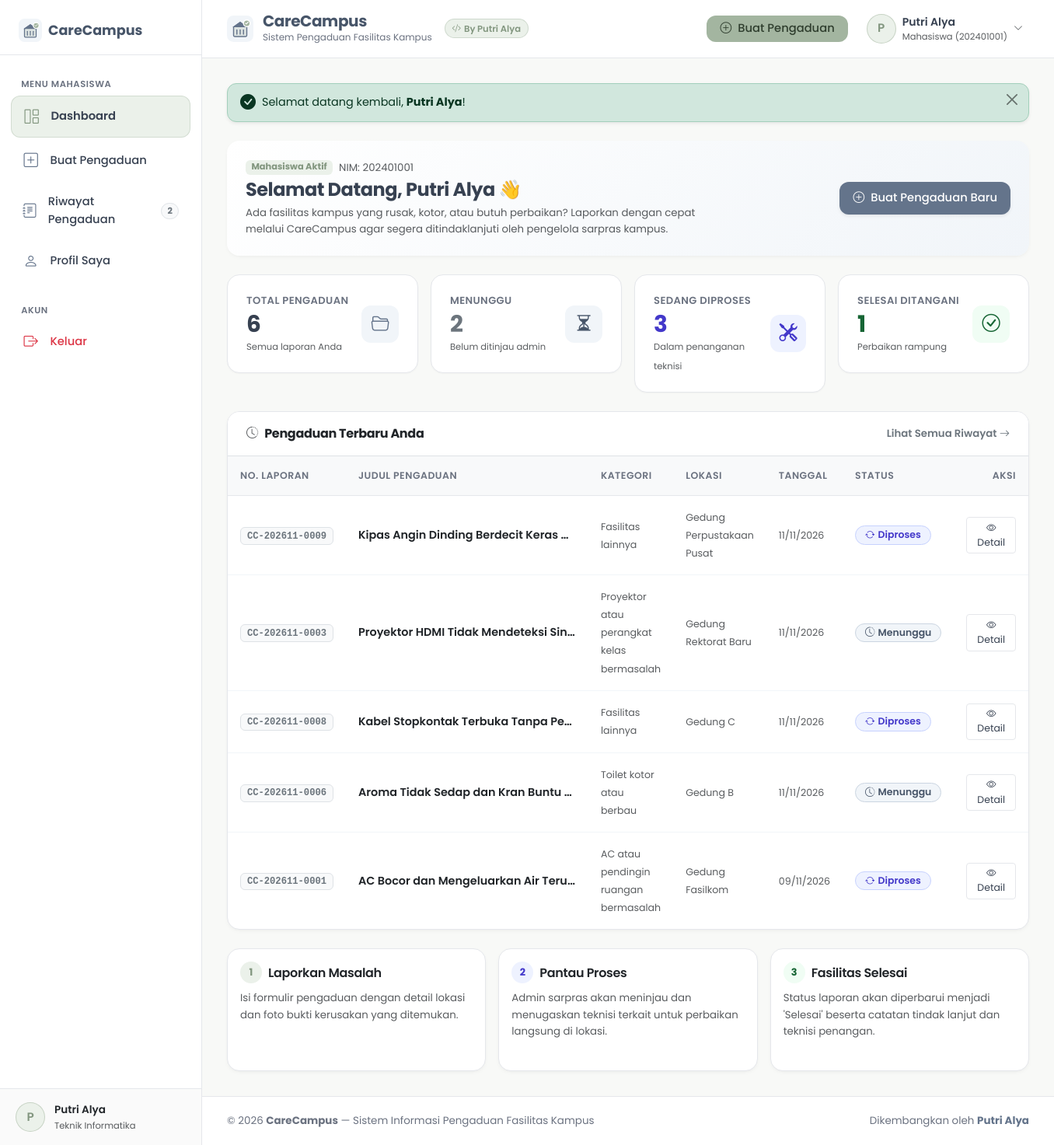
Screenshot of /mahasiswa/index.php (signed in) with the database file from the repository.
### tables this page shows
CREATE TABLE `users` (
  `id` int(11) NOT NULL AUTO_INCREMENT,
  `nama` varchar(100) NOT NULL,
  `nim` varchar(30) DEFAULT NULL,
  `email` varchar(100) NOT NULL,
  `password` varchar(255) NOT NULL,
  `role` enum('admin','mahasiswa') NOT NULL DEFAULT 'mahasiswa',
  `prodi` varchar(100) DEFAULT NULL,
  `no_telp` varchar(20) DEFAULT NULL,
  `created_at` timestamp NOT NULL DEFAULT current_timestamp(),
  `updated_at` timestamp NOT NULL DEFAULT current_timestamp() ON UPDATE current_timestamp(),
  PRIMARY KEY (`id`),
  UNIQUE KEY `email` (`email`)
);

CREATE TABLE `complaints` (
  `id` int(11) NOT NULL AUTO_INCREMENT,
  `nomor_laporan` varchar(30) NOT NULL,
  `user_id` int(11) NOT NULL,
  `judul` varchar(150) NOT NULL,
  `kategori` varchar(100) NOT NULL,
  `lokasi` varchar(100) NOT NULL,
  `detail_lokasi` varchar(150) NOT NULL,
  `deskripsi` text NOT NULL,
  `foto` varchar(255) DEFAULT NULL,
  `status` enum('Menunggu','Diproses','Selesai','Ditolak') NOT NULL DEFAULT 'Menunggu',
  `catatan_admin` text DEFAULT NULL,
  `petugas` varchar(100) DEFAULT NULL,
  `created_at` timestamp NOT NULL DEFAULT current_timestamp(),
  `updated_at` timestamp NOT NULL DEFAULT current_timestamp() ON UPDATE current_timestamp(),
  PRIMARY KEY (`id`),
  UNIQUE KEY `nomor_laporan` (`nomor_laporan`),
  KEY `fk_complaints_user` (`user_id`),
  CONSTRAINT `fk_complaints_user` FOREIGN KEY (`user_id`) REFERENCES `users` (`id`) ON DELETE CASCADE
);

### mahasiswa/index.php (the view, shortened to what the rows shown need)
<?php
require_once dirname(__DIR__) . '/config/session.php';
require_mahasiswa();
$user = current_user();
$pdo = get_db();
$stmtRecent = $pdo->prepare("
    SELECT * FROM complaints
    WHERE user_id = ?
    ORDER BY created_at DESC
    LIMIT 5
");
$stmtRecent->execute([$user['id']]);
$recentComplaints = $stmtRecent->fetchAll();
require dirname(__DIR__) . '/includes/header.php';
?>
<div class="app-wrapper">
  <?php require dirname(__DIR__) . '/includes/sidebar.php'; ?>
  <div class="main-content">
    <?php require dirname(__DIR__) . '/includes/navbar.php'; ?>
    <div class="content-body">
      <div class="custom-card mb-4 border-0" style="background: linear-gradient(135deg, #FFFFFF 0%, #F1F5F9 100%);">
        <div class="d-flex flex-column flex-md-row justify-content-between align-items-md-center gap-3">
          <div>
            <div class="d-flex align-items-center gap-2 mb-1">
              <span class="badge" style="background-color: var(--accent-sage-light); color: var(--accent-sage-dark);">
                Mahasiswa Aktif
              </span>
              <span class="text-muted small">NIM: <?= e($user['nim'] ?? '-') ?></span>
            </div>
            <h2 class="h4 fw-bold mb-1" style="color: var(--text-dark);">
              Selamat Datang, <?= e($user['nama']) ?> 👋
            </h2>
            <p class="text-muted mb-0 small" style="max-width: 600px;">
              Ada fasilitas kampus yang rusak, kotor, atau butuh perbaikan? Laporkan dengan cepat melalui CareCampus agar segera ditindaklanjuti oleh pengelola sarpras kampus.
            </p>
          </div>
        </div>
      </div>
      <div class="custom-card p-0 overflow-hidden mb-4">
        <?php if (empty($recentComplaints)): ?>
          <div class="text-center py-5 px-3">
            <div class="d-inline-flex align-items-center justify-content-center p-3 rounded-circle mb-3" style="background-color: var(--accent-sage-light);">
              <i class="bi bi-inbox fs-2" style="color: var(--accent-sage-dark);"></i>
            </div>
            <h4 class="h6 fw-semibold text-dark mb-1">Belum Ada Pengaduan yang Dibuat</h4>
            <p class="text-muted small mb-3">Jika Anda menemukan fasilitas rusak di kampus, silakan buat laporan pertama Anda sekarang.</p>
            <a href="<?= base_url('mahasiswa/buat-pengaduan.php') ?>" class="btn-custom btn-primary-custom py-1 px-3">
              <i class="bi bi-plus-circle"></i> Buat Pengaduan Sekarang
            </a>
          </div>
        <?php else: ?>
          <div class="table-responsive">
            <table class="custom-table mb-0">
              <thead>
                <tr>
                  <th style="width: 130px;">No. Laporan</th>
                  <th>Judul Pengaduan</th>
                  <th>Kategori</th>
                  <th>Lokasi</th>
                  <th>Tanggal</th>
                  <th>Status</th>
                  <th class="text-end" style="width: 100px;">Aksi</th>
                </tr>
              </thead>
              <tbody>
                <?php foreach ($recentComplaints as $c): ?>
                  <tr>
                    <td>
                      <span class="badge bg-light text-secondary border font-monospace" style="font-size: 0.76rem;">
                        <?= e($c['nomor_laporan']) ?>
                      </span>
                    </td>
                    <td>
                      <a href="<?= base_url('mahasiswa/detail-pengaduan.php?id=' . $c['id']) ?>" class="fw-semibold text-dark text-decoration-none d-block text-truncate" style="max-width: 280px;">
                        <?= e($c['judul']) ?>
                      </a>
                    </td>
                    <td>
                      <span class="small text-muted"><?= e($c['kategori']) ?></span>
                    </td>
                    <td>
                      <span class="small text-muted"><?= e($c['lokasi']) ?></span>
                    </td>
                    <td>
                      <span class="small text-muted"><?= date('d/m/Y', strtotime($c['created_at'])) ?></span>
                    </td>
                    <td>
                      <?= status_badge($c['status']) ?>
                    </td>
                    <td class="text-end">
                      <a href="<?= base_url('mahasiswa/detail-pengaduan.php?id=' . $c['id']) ?>" class="btn btn-sm btn-outline-custom py-1 px-2" style="font-size: 0.78rem;" title="Lihat Detail">
                        <i class="bi bi-eye"></i> Detail
                      </a>
                    </td>
                  </tr>
                <?php endforeach; ?>
              </tbody>
            </table>
          </div>
        <?php endif; ?>
      </div>
    </div>
    <?php require dirname(__DIR__) . '/includes/footer.php'; ?>
</body>
</html>

### includes/sidebar.php (shortened to what the rows shown need)
<?php
$user = current_user();
?>
<aside class="sidebar-wrapper">
  <div class="sidebar-footer">
    <div class="user-profile-badge">
      <div class="user-avatar-circle <?= ($user && $user['role'] === 'admin') ? 'admin' : '' ?>">
        <?= $user ? strtoupper(substr($user['nama'], 0, 1)) : 'U' ?>
      </div>
      <div class="overflow-hidden">
        <div class="fw-semibold text-truncate text-dark" style="font-size: 0.85rem;">
          <?= $user ? e($user['nama']) : 'Tamu' ?>
        </div>
        <div class="text-muted text-truncate" style="font-size: 0.72rem;">
          <?= $user ? ($user['role'] === 'admin' ? 'Administrator' : e($user['prodi'] ?? 'Mahasiswa')) : '' ?>
        </div>
      </div>
    </div>
  </div>
</aside>

### includes/navbar.php (shortened to what the rows shown need)
<?php
$user = current_user();
?>
<header class="top-navbar">
  <div class="d-flex align-items-center gap-3">
    <a href="<?= is_admin() ? base_url('admin/index.php') : base_url('mahasiswa/index.php') ?>" class="navbar-brand-text">
      <div>
        <h1 class="brand-title">CareCampus</h1>
      </div>
    </a>
  </div>
  <div class="d-flex align-items-center gap-3">
    <?php if ($user): ?>
      <div class="dropdown">
        <button class="btn btn-outline-custom d-flex align-items-center gap-2 py-1 px-2 border-0" type="button" data-bs-toggle="dropdown" aria-expanded="false">
          <div class="user-avatar-circle <?= $user['role'] === 'admin' ? 'admin' : '' ?>">
            <?= strtoupper(substr($user['nama'], 0, 1)) ?>
          </div>
          <div class="text-start d-none d-md-block">
            <div class="fw-semibold text-truncate" style="max-width: 130px; font-size: 0.88rem;">
              <?= e($user['nama']) ?>
            </div>
            <div class="text-muted" style="font-size: 0.72rem;">
              <?= $user['role'] === 'admin' ? 'Administrator' : 'Mahasiswa (' . e($user['nim'] ?? 'NIM') . ')' ?>
            </div>
          </div>
          <i class="bi bi-chevron-down text-muted" style="font-size: 0.75rem;"></i>
        </button>
      </div>
    <?php endif; ?>
  </div>
</header>

### config/database.php (shortened to what the rows shown need)
<?php
function status_badge($status) {
    $status = trim($status);
    switch ($status) {
        case 'Menunggu':
            return '<span class="status-badge badge-menunggu"><i class="bi bi-clock-history me-1"></i>Menunggu</span>';
        case 'Diproses':
            return '<span class="status-badge badge-diproses"><i class="bi bi-arrow-repeat me-1"></i>Diproses</span>';
    }
}

### rows the page displays
users: nama "P", nama "Putri Alya", prodi "Teknik Informatika", nim "202401001"
complaints: nomor_laporan "CC-202611-0009", judul "Kipas Angin Dinding Berdecit Keras…", kategori "Fasilitas lainnya", lokasi "Gedung Perpustakaan Pusat", created_at "11/11/2026", status "Diproses" (drawn)
complaints: nomor_laporan "CC-202611-0003", judul "Proyektor HDMI Tidak Mendeteksi Sin…", kategori "Proyektor atau perangkat kelas bermasalah", lokasi "Gedung Rektorat Baru", created_at "11/11/2026", status "Menunggu" (drawn)
complaints: nomor_laporan "CC-202611-0008", judul "Kabel Stopkontak Terbuka Tanpa Pe…", kategori "Fasilitas lainnya", lokasi "Gedung C", created_at "11/11/2026", status "Diproses" (drawn)
complaints: nomor_laporan "CC-202611-0006", judul "Aroma Tidak Sedap dan Kran Buntu…", kategori "Toilet kotor atau berbau", lokasi "Gedung B", created_at "11/11/2026", status "Menunggu" (drawn)
complaints: nomor_laporan "CC-202611-0001", judul "AC Bocor dan Mengeluarkan Air Teru…", kategori "AC atau pendingin ruangan bermasalah", lokasi "Gedung Fasilkom", created_at "09/11/2026", status "Diproses" (drawn)

### other values shown
$menungguCount "2"
$flash['message'] "Selamat datang kembali, Putri Alya !"
$stats['total'] "6"
$stats['menunggu'] "2"
$stats['diproses'] "3"
$stats['selesai'] "1"
